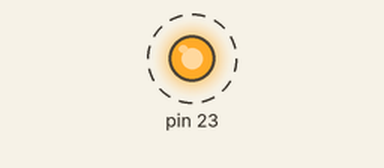
The sketch below on a simulated Arduino Uno, built with avr-gcc and run on an emulated ATmega328P. Parts: output pins drawn as LEDs (lit = HIGH). Dashed ring = blinking.

Above: at 0.4 s.
Timing chart, 0 to 4.6 s (numbered marks = the images above):
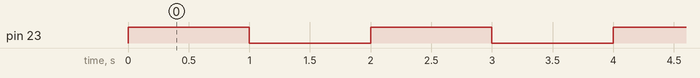

The sketch:

testing_interrupts.ino
```cpp
// Arduino timer CTC interrupt example
//
// avr-libc library includes
//#include <avr/io.h>
#include <avr/interrupt.h>

volatile unsigned long elapsed = 0;


void setup()
{
  DDRB = (1<<PB7); // INIT PIN 13
// initialize Timer1
cli();          // disable global interrupts
TCCR1A = 0;     // set entire TCCR1A register to 0
TCCR1B = 0;     // same for TCCR1B

// set compare match register to desired timer count:
OCR1A = 15624;

// turn on CTC mode:
TCCR1B |= (1 << WGM12);

// Set CS10 and CS12 bits for 1024 prescaler:
TCCR1B |= (1 << CS10);
TCCR1B |= (1 << CS12);

// enable timer compare interrupt:
TIMSK1 |= (1 << OCIE1A);

// enable global interrupts:
sei();
}

void loop()
{
// main program
}

ISR(TIMER1_COMPA_vect)
{
  if(elapsed++ % 2 ==0) {
    PORTB |= (1<<PB7);
  } else {
    PORTB &= ~(1<<PB7);
  }
}
```

Measured:
- by itself, pin 23: alternates HIGH for 1.0 s and LOW for 1.0 s
